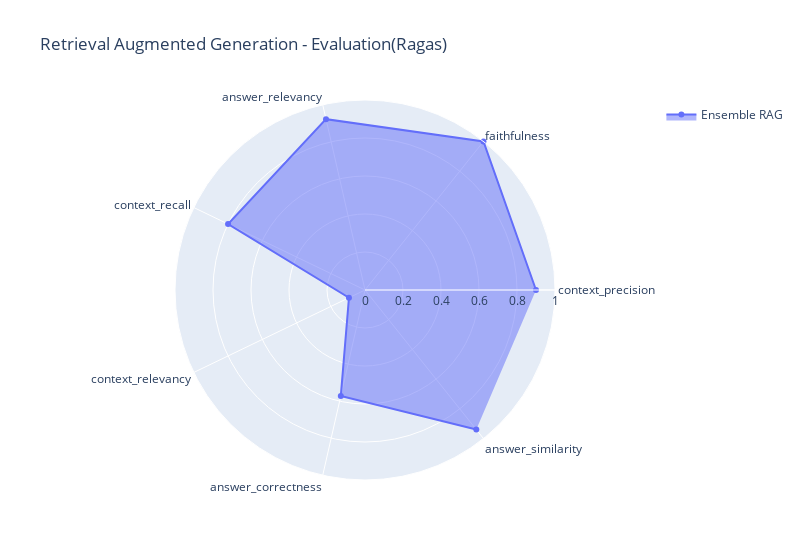

This figure's notebook cell:
### Markdown cell above
Visualize the computed metrics results into a Spider  Plot using Plotly

### Code cell
import plotly.graph_objects as go


data = {
    'context_precision': result['context_precision'],
    'faithfulness': result['faithfulness'],
    'answer_relevancy': result['answer_relevancy'],
    'context_recall': result['context_recall'],
    'context_relevancy': result['context_relevancy'],
    'answer_correctness': result['answer_correctness'],
    'answer_similarity': result['answer_similarity']
}

fig = go.Figure()

fig.add_trace(go.Scatterpolar(
    r=list(data.values()),
    theta=list(data.keys()),
    fill='toself',
    name='Ensemble RAG'
))

fig.update_layout(
    polar=dict(
        radialaxis=dict(
            visible=True,
            range=[0, 1]
        )),
    showlegend=True,
    title='Retrieval Augmented Generation - Evaluation(Ragas)',
    width=800,
)

fig.show()

### Figure 1 — Plotly figure (JSON) as saved in the notebook; plotly's stock layout.template omitted (floating-point values rounded to 4 significant figures)
{"data": [{"fill": "toself", "name": "Ensemble RAG", "r": [0.9, 1, 0.9222, 0.8, 0.09374, 0.5723, 0.9396], "theta": ["context_precision", "faithfulness", "answer_relevancy", "context_recall", "context_relevancy", "answer_correctness", "answer_similarity"], "type": "scatterpolar"}], "layout": {"polar": {"radialaxis": {"range": [0, 1], "visible": true}}, "showlegend": true, "title": {"text": "Retrieval Augmented Generation - Evaluation(Ragas)"}, "width": 800}}
